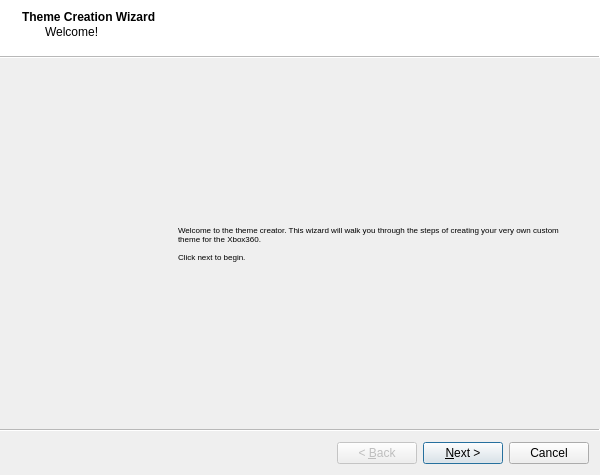
<?xml version="1.0" encoding="UTF-8"?>
<ui version="4.0">
 <class>ThemeCreationWizard</class>
 <widget class="QWizard" name="ThemeCreationWizard">
  <property name="geometry">
   <rect>
    <x>0</x>
    <y>0</y>
    <width>600</width>
    <height>475</height>
   </rect>
  </property>
  <property name="windowTitle">
   <string>Theme Creator</string>
  </property>
  <property name="windowIcon">
   <iconset resource="Resources.qrc">
    <normaloff>:/Images/Leaner24.png</normaloff>:/Images/Leaner24.png</iconset>
  </property>
  <property name="wizardStyle">
   <enum>QWizard::ModernStyle</enum>
  </property>
  <widget class="QWizardPage" name="pageMain">
   <property name="title">
    <string>Theme Creation Wizard</string>
   </property>
   <property name="subTitle">
    <string>Welcome!</string>
   </property>
   <layout class="QVBoxLayout" name="verticalLayout">
    <item>
     <spacer name="verticalSpacer">
      <property name="orientation">
       <enum>Qt::Vertical</enum>
      </property>
      <property name="sizeHint" stdset="0">
       <size>
        <width>20</width>
        <height>40</height>
       </size>
      </property>
     </spacer>
    </item>
    <item>
     <layout class="QHBoxLayout" name="horizontalLayout">
      <item>
       <widget class="QLabel" name="label">
        <property name="minimumSize">
         <size>
          <width>150</width>
          <height>300</height>
         </size>
        </property>
        <property name="maximumSize">
         <size>
          <width>150</width>
          <height>300</height>
         </size>
        </property>
        <property name="text">
         <string/>
        </property>
        <property name="pixmap">
         <pixmap resource="Resources.qrc">:/Images/themeAvatar.png</pixmap>
        </property>
        <property name="scaledContents">
         <bool>true</bool>
        </property>
       </widget>
      </item>
      <item>
       <widget class="QLabel" name="label_3">
        <property name="font">
         <font>
          <pointsize>6</pointsize>
         </font>
        </property>
        <property name="text">
         <string>Welcome to the theme creator. This wizard will walk you through the steps of creating your very own custom theme for the Xbox360.

Click next to begin.</string>
        </property>
        <property name="wordWrap">
         <bool>true</bool>
        </property>
       </widget>
      </item>
     </layout>
    </item>
    <item>
     <spacer name="verticalSpacer_2">
      <property name="orientation">
       <enum>Qt::Vertical</enum>
      </property>
      <property name="sizeHint" stdset="0">
       <size>
        <width>20</width>
        <height>40</height>
       </size>
      </property>
     </spacer>
    </item>
   </layout>
  </widget>
  <widget class="QWizardPage" name="pageConsoleType">
   <property name="title">
    <string>Console Type</string>
   </property>
   <property name="subTitle">
    <string>Choose the console type that the theme will be for</string>
   </property>
   <layout class="QVBoxLayout" name="verticalLayout_3">
    <item>
     <spacer name="verticalSpacer_3">
      <property name="orientation">
       <enum>Qt::Vertical</enum>
      </property>
      <property name="sizeHint" stdset="0">
       <size>
        <width>20</width>
        <height>40</height>
       </size>
      </property>
     </spacer>
    </item>
    <item>
     <layout class="QHBoxLayout" name="horizontalLayout_15" stretch="0,1,6">
      <item>
       <widget class="QLabel" name="label_4">
        <property name="minimumSize">
         <size>
          <width>150</width>
          <height>300</height>
         </size>
        </property>
        <property name="maximumSize">
         <size>
          <width>150</width>
          <height>300</height>
         </size>
        </property>
        <property name="text">
         <string/>
        </property>
        <property name="pixmap">
         <pixmap resource="Resources.qrc">:/Images/themeAvatar.png</pixmap>
        </property>
        <property name="scaledContents">
         <bool>true</bool>
        </property>
       </widget>
      </item>
      <item>
       <spacer name="horizontalSpacer">
        <property name="orientation">
         <enum>Qt::Horizontal</enum>
        </property>
        <property name="sizeHint" stdset="0">
         <size>
          <width>40</width>
          <height>20</height>
         </size>
        </property>
       </spacer>
      </item>
      <item>
       <layout class="QVBoxLayout" name="verticalLayout_2">
        <item>
         <layout class="QHBoxLayout" name="horizontalLayout_2" stretch="0,9">
          <item>
           <widget class="QRadioButton" name="radioButton">
            <property name="text">
             <string/>
            </property>
            <property name="checked">
             <bool>true</bool>
            </property>
           </widget>
          </item>
          <item>
           <widget class="QLabel" name="label_5">
            <property name="text">
             <string>&lt;!DOCTYPE HTML PUBLIC &quot;-//W3C//DTD HTML 4.0//EN&quot; &quot;http://www.w3.org/TR/REC-html40/strict.dtd&quot;&gt;
&lt;html&gt;&lt;head&gt;&lt;meta name=&quot;qrichtext&quot; content=&quot;1&quot; /&gt;&lt;style type=&quot;text/css&quot;&gt;
p, li { white-space: pre-wrap; }
&lt;/style&gt;&lt;/head&gt;&lt;body style=&quot; font-family:'MS Shell Dlg 2'; font-size:8.25pt; font-weight:400; font-style:normal;&quot;&gt;
&lt;p style=&quot; margin-top:0px; margin-bottom:0px; margin-left:0px; margin-right:0px; -qt-block-indent:0; text-indent:0px;&quot;&gt;&lt;span style=&quot; font-family:'Ubuntu'; font-size:10pt; font-weight:600;&quot;&gt;Retail&lt;/span&gt;&lt;/p&gt;
&lt;p style=&quot; margin-top:0px; margin-bottom:0px; margin-left:0px; margin-right:0px; -qt-block-indent:0; text-indent:0px;&quot;&gt;&lt;span style=&quot; font-family:'Ubuntu'; font-size:8pt;&quot;&gt;Any console that can/did connect to Xbox LIVE. This includes banned consoles as well as JTAGs and RGHs. Not sure? Then choose this option.&lt;/span&gt;&lt;/p&gt;&lt;/body&gt;&lt;/html&gt;</string>
            </property>
            <property name="wordWrap">
             <bool>true</bool>
            </property>
           </widget>
          </item>
         </layout>
        </item>
        <item>
         <layout class="QHBoxLayout" name="horizontalLayout_3" stretch="0,9">
          <item>
           <widget class="QRadioButton" name="radioButton_2">
            <property name="text">
             <string/>
            </property>
           </widget>
          </item>
          <item>
           <widget class="QLabel" name="label_10">
            <property name="text">
             <string>&lt;!DOCTYPE HTML PUBLIC &quot;-//W3C//DTD HTML 4.0//EN&quot; &quot;http://www.w3.org/TR/REC-html40/strict.dtd&quot;&gt;
&lt;html&gt;&lt;head&gt;&lt;meta name=&quot;qrichtext&quot; content=&quot;1&quot; /&gt;&lt;style type=&quot;text/css&quot;&gt;
p, li { white-space: pre-wrap; }
&lt;/style&gt;&lt;/head&gt;&lt;body style=&quot; font-family:'MS Shell Dlg 2'; font-size:8.25pt; font-weight:400; font-style:normal;&quot;&gt;
&lt;p style=&quot; margin-top:0px; margin-bottom:0px; margin-left:0px; margin-right:0px; -qt-block-indent:0; text-indent:0px;&quot;&gt;&lt;span style=&quot; font-family:'Ubuntu'; font-size:10pt; font-weight:600;&quot;&gt;Development Kit&lt;/span&gt;&lt;/p&gt;
&lt;p style=&quot; margin-top:0px; margin-bottom:0px; margin-left:0px; margin-right:0px; -qt-block-indent:0; text-indent:0px;&quot;&gt;&lt;span style=&quot; font-family:'Ubuntu'; font-size:8pt;&quot;&gt;Any official XDK or an RGH that is running the dev kernel. These consoles cannot connect to Xbox LIVE.&lt;/span&gt;&lt;/p&gt;&lt;/body&gt;&lt;/html&gt;</string>
            </property>
            <property name="wordWrap">
             <bool>true</bool>
            </property>
           </widget>
          </item>
         </layout>
        </item>
       </layout>
      </item>
     </layout>
    </item>
    <item>
     <spacer name="verticalSpacer_4">
      <property name="orientation">
       <enum>Qt::Vertical</enum>
      </property>
      <property name="sizeHint" stdset="0">
       <size>
        <width>20</width>
        <height>40</height>
       </size>
      </property>
     </spacer>
    </item>
   </layout>
  </widget>
  <widget class="QWizardPage" name="pageMetadata">
   <property name="title">
    <string>General Information</string>
   </property>
   <property name="subTitle">
    <string>Choose a thumbnail and a name for your theme</string>
   </property>
   <layout class="QVBoxLayout" name="verticalLayout_8">
    <item>
     <spacer name="verticalSpacer_9">
      <property name="orientation">
       <enum>Qt::Vertical</enum>
      </property>
      <property name="sizeHint" stdset="0">
       <size>
        <width>20</width>
        <height>40</height>
       </size>
      </property>
     </spacer>
    </item>
    <item>
     <layout class="QHBoxLayout" name="horizontalLayout_8" stretch="0,0,2">
      <item>
       <widget class="QLabel" name="label_9">
        <property name="minimumSize">
         <size>
          <width>150</width>
          <height>300</height>
         </size>
        </property>
        <property name="maximumSize">
         <size>
          <width>150</width>
          <height>300</height>
         </size>
        </property>
        <property name="text">
         <string/>
        </property>
        <property name="pixmap">
         <pixmap resource="Resources.qrc">:/Images/themeAvatar.png</pixmap>
        </property>
        <property name="scaledContents">
         <bool>true</bool>
        </property>
       </widget>
      </item>
      <item>
       <spacer name="horizontalSpacer_6">
        <property name="orientation">
         <enum>Qt::Horizontal</enum>
        </property>
        <property name="sizeHint" stdset="0">
         <size>
          <width>40</width>
          <height>20</height>
         </size>
        </property>
       </spacer>
      </item>
      <item>
       <layout class="QVBoxLayout" name="verticalLayout_7" stretch="1,1,0">
        <item>
         <layout class="QHBoxLayout" name="horizontalLayout_6" stretch="0,1">
          <item>
           <spacer name="horizontalSpacer_3">
            <property name="orientation">
             <enum>Qt::Horizontal</enum>
            </property>
            <property name="sizeHint" stdset="0">
             <size>
              <width>40</width>
              <height>20</height>
             </size>
            </property>
           </spacer>
          </item>
          <item>
           <widget class="QLineEdit" name="txtName">
            <property name="placeholderText">
             <string/>
            </property>
           </widget>
          </item>
         </layout>
        </item>
        <item>
         <spacer name="verticalSpacer_7">
          <property name="orientation">
           <enum>Qt::Vertical</enum>
          </property>
          <property name="sizeHint" stdset="0">
           <size>
            <width>20</width>
            <height>40</height>
           </size>
          </property>
         </spacer>
        </item>
        <item>
         <layout class="QHBoxLayout" name="horizontalLayout_7" stretch="1,0,0">
          <item>
           <spacer name="horizontalSpacer_4">
            <property name="orientation">
             <enum>Qt::Horizontal</enum>
            </property>
            <property name="sizeHint" stdset="0">
             <size>
              <width>40</width>
              <height>20</height>
             </size>
            </property>
           </spacer>
          </item>
          <item>
           <layout class="QVBoxLayout" name="verticalLayout_6">
            <item>
             <widget class="QLabel" name="imgThumbnail">
              <property name="minimumSize">
               <size>
                <width>64</width>
                <height>64</height>
               </size>
              </property>
              <property name="maximumSize">
               <size>
                <width>64</width>
                <height>64</height>
               </size>
              </property>
              <property name="text">
               <string/>
              </property>
              <property name="pixmap">
               <pixmap resource="Resources.qrc">:/Images/20001.png</pixmap>
              </property>
             </widget>
            </item>
            <item>
             <widget class="QPushButton" name="pushButton">
              <property name="minimumSize">
               <size>
                <width>64</width>
                <height>0</height>
               </size>
              </property>
              <property name="maximumSize">
               <size>
                <width>64</width>
                <height>16777215</height>
               </size>
              </property>
              <property name="text">
               <string>...</string>
              </property>
             </widget>
            </item>
           </layout>
          </item>
          <item>
           <spacer name="horizontalSpacer_5">
            <property name="orientation">
             <enum>Qt::Horizontal</enum>
            </property>
            <property name="sizeHint" stdset="0">
             <size>
              <width>40</width>
              <height>20</height>
             </size>
            </property>
           </spacer>
          </item>
         </layout>
        </item>
       </layout>
      </item>
     </layout>
    </item>
    <item>
     <spacer name="verticalSpacer_8">
      <property name="orientation">
       <enum>Qt::Vertical</enum>
      </property>
      <property name="sizeHint" stdset="0">
       <size>
        <width>20</width>
        <height>40</height>
       </size>
      </property>
     </spacer>
    </item>
   </layout>
  </widget>
  <widget class="QWizardPage" name="pageSphereColor">
   <property name="title">
    <string>Sphere Color</string>
   </property>
   <property name="subTitle">
    <string>Choose the sphere color for the theme</string>
   </property>
   <layout class="QVBoxLayout" name="verticalLayout_5">
    <item>
     <spacer name="verticalSpacer_6">
      <property name="orientation">
       <enum>Qt::Vertical</enum>
      </property>
      <property name="sizeHint" stdset="0">
       <size>
        <width>20</width>
        <height>40</height>
       </size>
      </property>
     </spacer>
    </item>
    <item>
     <layout class="QHBoxLayout" name="horizontalLayout_5">
      <item>
       <widget class="QLabel" name="label_6">
        <property name="minimumSize">
         <size>
          <width>150</width>
          <height>300</height>
         </size>
        </property>
        <property name="maximumSize">
         <size>
          <width>150</width>
          <height>300</height>
         </size>
        </property>
        <property name="text">
         <string/>
        </property>
        <property name="pixmap">
         <pixmap resource="Resources.qrc">:/Images/themeAvatar.png</pixmap>
        </property>
        <property name="scaledContents">
         <bool>true</bool>
        </property>
       </widget>
      </item>
      <item>
       <layout class="QVBoxLayout" name="verticalLayout_4">
        <item>
         <layout class="QHBoxLayout" name="horizontalLayout_4" stretch="1,1">
          <item>
           <spacer name="horizontalSpacer_2">
            <property name="orientation">
             <enum>Qt::Horizontal</enum>
            </property>
            <property name="sizeHint" stdset="0">
             <size>
              <width>40</width>
              <height>20</height>
             </size>
            </property>
           </spacer>
          </item>
          <item>
           <widget class="QComboBox" name="cmbxSphereColor">
            <property name="minimumSize">
             <size>
              <width>0</width>
              <height>30</height>
             </size>
            </property>
            <property name="font">
             <font>
              <pointsize>10</pointsize>
             </font>
            </property>
            <property name="autoFillBackground">
             <bool>false</bool>
            </property>
           </widget>
          </item>
         </layout>
        </item>
        <item>
         <widget class="QLabel" name="label_7">
          <property name="text">
           <string>&lt;!DOCTYPE HTML PUBLIC &quot;-//W3C//DTD HTML 4.0//EN&quot; &quot;http://www.w3.org/TR/REC-html40/strict.dtd&quot;&gt;
&lt;html&gt;&lt;head&gt;&lt;meta name=&quot;qrichtext&quot; content=&quot;1&quot; /&gt;&lt;style type=&quot;text/css&quot;&gt;
p, li { white-space: pre-wrap; }
&lt;/style&gt;&lt;/head&gt;&lt;body style=&quot; font-family:'Ubuntu'; font-size:11pt; font-weight:400; font-style:normal;&quot;&gt;
&lt;p style=&quot; margin-top:0px; margin-bottom:0px; margin-left:0px; margin-right:0px; -qt-block-indent:0; text-indent:0px;&quot;&gt;&lt;span style=&quot; font-family:'MS Shell Dlg 2'; font-size:10pt;&quot;&gt;This is the color of the gradient that appears at the bottom of the screen on the dashboard.&lt;/span&gt;&lt;/p&gt;&lt;/body&gt;&lt;/html&gt;</string>
          </property>
          <property name="wordWrap">
           <bool>true</bool>
          </property>
         </widget>
        </item>
       </layout>
      </item>
     </layout>
    </item>
    <item>
     <spacer name="verticalSpacer_5">
      <property name="orientation">
       <enum>Qt::Vertical</enum>
      </property>
      <property name="sizeHint" stdset="0">
       <size>
        <width>20</width>
        <height>40</height>
       </size>
      </property>
     </spacer>
    </item>
   </layout>
  </widget>
  <widget class="QWizardPage" name="pageWallpaperOne">
   <property name="title">
    <string>Wallpaper One</string>
   </property>
   <property name="subTitle">
    <string>Background to the Home, Dash Identity, Party Details and LIVE channels</string>
   </property>
   <layout class="QGridLayout" name="gridLayout">
    <item row="1" column="1">
     <layout class="QVBoxLayout" name="verticalLayout_9">
      <item>
       <widget class="QLabel" name="imgWallpaper1">
        <property name="minimumSize">
         <size>
          <width>480</width>
          <height>270</height>
         </size>
        </property>
        <property name="maximumSize">
         <size>
          <width>480</width>
          <height>270</height>
         </size>
        </property>
        <property name="frameShape">
         <enum>QFrame::StyledPanel</enum>
        </property>
        <property name="text">
         <string/>
        </property>
        <property name="pixmap">
         <pixmap resource="Resources.qrc">:/Images/watermark.png</pixmap>
        </property>
        <property name="scaledContents">
         <bool>false</bool>
        </property>
        <property name="alignment">
         <set>Qt::AlignCenter</set>
        </property>
       </widget>
      </item>
      <item>
       <layout class="QHBoxLayout" name="horizontalLayout_9">
        <item>
         <spacer name="horizontalSpacer_7">
          <property name="orientation">
           <enum>Qt::Horizontal</enum>
          </property>
          <property name="sizeHint" stdset="0">
           <size>
            <width>40</width>
            <height>20</height>
           </size>
          </property>
         </spacer>
        </item>
        <item>
         <widget class="QPushButton" name="pushButton_2">
          <property name="text">
           <string>Select an Image</string>
          </property>
         </widget>
        </item>
       </layout>
      </item>
     </layout>
    </item>
    <item row="1" column="0">
     <spacer name="horizontalSpacer_8">
      <property name="orientation">
       <enum>Qt::Horizontal</enum>
      </property>
      <property name="sizeHint" stdset="0">
       <size>
        <width>40</width>
        <height>20</height>
       </size>
      </property>
     </spacer>
    </item>
    <item row="1" column="2">
     <spacer name="horizontalSpacer_9">
      <property name="orientation">
       <enum>Qt::Horizontal</enum>
      </property>
      <property name="sizeHint" stdset="0">
       <size>
        <width>40</width>
        <height>20</height>
       </size>
      </property>
     </spacer>
    </item>
    <item row="0" column="1">
     <spacer name="verticalSpacer_10">
      <property name="orientation">
       <enum>Qt::Vertical</enum>
      </property>
      <property name="sizeHint" stdset="0">
       <size>
        <width>20</width>
        <height>40</height>
       </size>
      </property>
     </spacer>
    </item>
    <item row="2" column="1">
     <spacer name="verticalSpacer_11">
      <property name="orientation">
       <enum>Qt::Vertical</enum>
      </property>
      <property name="sizeHint" stdset="0">
       <size>
        <width>20</width>
        <height>40</height>
       </size>
      </property>
     </spacer>
    </item>
   </layout>
  </widget>
  <widget class="QWizardPage" name="pageWallpaperTwo">
   <property name="title">
    <string>Wallpaper Two</string>
   </property>
   <property name="subTitle">
    <string>Background to the Games Library channel</string>
   </property>
   <layout class="QGridLayout" name="gridLayout_2">
    <item row="1" column="1">
     <layout class="QVBoxLayout" name="verticalLayout_10">
      <item>
       <widget class="QLabel" name="imgWallpaper2">
        <property name="minimumSize">
         <size>
          <width>480</width>
          <height>270</height>
         </size>
        </property>
        <property name="maximumSize">
         <size>
          <width>480</width>
          <height>270</height>
         </size>
        </property>
        <property name="frameShape">
         <enum>QFrame::StyledPanel</enum>
        </property>
        <property name="text">
         <string/>
        </property>
        <property name="pixmap">
         <pixmap resource="Resources.qrc">:/Images/watermark.png</pixmap>
        </property>
        <property name="scaledContents">
         <bool>false</bool>
        </property>
        <property name="alignment">
         <set>Qt::AlignCenter</set>
        </property>
       </widget>
      </item>
      <item>
       <layout class="QHBoxLayout" name="horizontalLayout_10">
        <item>
         <spacer name="horizontalSpacer_10">
          <property name="orientation">
           <enum>Qt::Horizontal</enum>
          </property>
          <property name="sizeHint" stdset="0">
           <size>
            <width>40</width>
            <height>20</height>
           </size>
          </property>
         </spacer>
        </item>
        <item>
         <widget class="QPushButton" name="pushButton_3">
          <property name="text">
           <string>Select an Image</string>
          </property>
         </widget>
        </item>
       </layout>
      </item>
     </layout>
    </item>
    <item row="1" column="0">
     <spacer name="horizontalSpacer_11">
      <property name="orientation">
       <enum>Qt::Horizontal</enum>
      </property>
      <property name="sizeHint" stdset="0">
       <size>
        <width>40</width>
        <height>20</height>
       </size>
      </property>
     </spacer>
    </item>
    <item row="1" column="2">
     <spacer name="horizontalSpacer_12">
      <property name="orientation">
       <enum>Qt::Horizontal</enum>
      </property>
      <property name="sizeHint" stdset="0">
       <size>
        <width>40</width>
        <height>20</height>
       </size>
      </property>
     </spacer>
    </item>
    <item row="0" column="1">
     <spacer name="verticalSpacer_12">
      <property name="orientation">
       <enum>Qt::Vertical</enum>
      </property>
      <property name="sizeHint" stdset="0">
       <size>
        <width>20</width>
        <height>40</height>
       </size>
      </property>
     </spacer>
    </item>
    <item row="2" column="1">
     <spacer name="verticalSpacer_13">
      <property name="orientation">
       <enum>Qt::Vertical</enum>
      </property>
      <property name="sizeHint" stdset="0">
       <size>
        <width>20</width>
        <height>40</height>
       </size>
      </property>
     </spacer>
    </item>
   </layout>
  </widget>
  <widget class="QWizardPage" name="pageWallpaperThree">
   <property name="title">
    <string>Wallpaper Three</string>
   </property>
   <property name="subTitle">
    <string>Background to the Media Library channel</string>
   </property>
   <layout class="QGridLayout" name="gridLayout_3">
    <item row="1" column="1">
     <layout class="QVBoxLayout" name="verticalLayout_11">
      <item>
       <widget class="QLabel" name="imgWallpaper3">
        <property name="minimumSize">
         <size>
          <width>480</width>
          <height>270</height>
         </size>
        </property>
        <property name="maximumSize">
         <size>
          <width>480</width>
          <height>270</height>
         </size>
        </property>
        <property name="frameShape">
         <enum>QFrame::StyledPanel</enum>
        </property>
        <property name="text">
         <string/>
        </property>
        <property name="pixmap">
         <pixmap resource="Resources.qrc">:/Images/watermark.png</pixmap>
        </property>
        <property name="scaledContents">
         <bool>false</bool>
        </property>
        <property name="alignment">
         <set>Qt::AlignCenter</set>
        </property>
       </widget>
      </item>
      <item>
       <layout class="QHBoxLayout" name="horizontalLayout_11">
        <item>
         <spacer name="horizontalSpacer_13">
          <property name="orientation">
           <enum>Qt::Horizontal</enum>
          </property>
          <property name="sizeHint" stdset="0">
           <size>
            <width>40</width>
            <height>20</height>
           </size>
          </property>
         </spacer>
        </item>
        <item>
         <widget class="QPushButton" name="pushButton_4">
          <property name="text">
           <string>Select an Image</string>
          </property>
         </widget>
        </item>
       </layout>
      </item>
     </layout>
    </item>
    <item row="1" column="0">
     <spacer name="horizontalSpacer_14">
      <property name="orientation">
       <enum>Qt::Horizontal</enum>
      </property>
      <property name="sizeHint" stdset="0">
       <size>
        <width>40</width>
        <height>20</height>
       </size>
      </property>
     </spacer>
    </item>
    <item row="1" column="2">
     <spacer name="horizontalSpacer_15">
      <property name="orientation">
       <enum>Qt::Horizontal</enum>
      </property>
      <property name="sizeHint" stdset="0">
       <size>
        <width>40</width>
        <height>20</height>
       </size>
      </property>
     </spacer>
    </item>
    <item row="0" column="1">
     <spacer name="verticalSpacer_14">
      <property name="orientation">
       <enum>Qt::Vertical</enum>
      </property>
      <property name="sizeHint" stdset="0">
       <size>
        <width>20</width>
        <height>40</height>
       </size>
      </property>
     </spacer>
    </item>
    <item row="2" column="1">
     <spacer name="verticalSpacer_15">
      <property name="orientation">
       <enum>Qt::Vertical</enum>
      </property>
      <property name="sizeHint" stdset="0">
       <size>
        <width>20</width>
        <height>40</height>
       </size>
      </property>
     </spacer>
    </item>
   </layout>
  </widget>
  <widget class="QWizardPage" name="pageWallpaperFour">
   <property name="title">
    <string>Wallpaper Four</string>
   </property>
   <property name="subTitle">
    <string>Background to the System Settings channel </string>
   </property>
   <layout class="QGridLayout" name="gridLayout_4">
    <item row="1" column="1">
     <layout class="QVBoxLayout" name="verticalLayout_12">
      <item>
       <widget class="QLabel" name="imgWallpaper4">
        <property name="minimumSize">
         <size>
          <width>480</width>
          <height>270</height>
         </size>
        </property>
        <property name="maximumSize">
         <size>
          <width>480</width>
          <height>270</height>
         </size>
        </property>
        <property name="frameShape">
         <enum>QFrame::StyledPanel</enum>
        </property>
        <property name="text">
         <string/>
        </property>
        <property name="pixmap">
         <pixmap resource="Resources.qrc">:/Images/watermark.png</pixmap>
        </property>
        <property name="scaledContents">
         <bool>false</bool>
        </property>
        <property name="alignment">
         <set>Qt::AlignCenter</set>
        </property>
       </widget>
      </item>
      <item>
       <layout class="QHBoxLayout" name="horizontalLayout_12">
        <item>
         <spacer name="horizontalSpacer_16">
          <property name="orientation">
           <enum>Qt::Horizontal</enum>
          </property>
          <property name="sizeHint" stdset="0">
           <size>
            <width>40</width>
            <height>20</height>
           </size>
          </property>
         </spacer>
        </item>
        <item>
         <widget class="QPushButton" name="pushButton_5">
          <property name="text">
           <string>Select an Image</string>
          </property>
         </widget>
        </item>
       </layout>
      </item>
     </layout>
    </item>
    <item row="1" column="0">
     <spacer name="horizontalSpacer_17">
      <property name="orientation">
       <enum>Qt::Horizontal</enum>
      </property>
      <property name="sizeHint" stdset="0">
       <size>
        <width>40</width>
        <height>20</height>
       </size>
      </property>
     </spacer>
    </item>
    <item row="0" column="1">
     <spacer name="verticalSpacer_16">
      <property name="orientation">
       <enum>Qt::Vertical</enum>
      </property>
      <property name="sizeHint" stdset="0">
       <size>
        <width>20</width>
        <height>40</height>
       </size>
      </property>
     </spacer>
    </item>
    <item row="2" column="1">
     <spacer name="verticalSpacer_17">
      <property name="orientation">
       <enum>Qt::Vertical</enum>
      </property>
      <property name="sizeHint" stdset="0">
       <size>
        <width>20</width>
        <height>40</height>
       </size>
      </property>
     </spacer>
    </item>
    <item row="1" column="2">
     <spacer name="horizontalSpacer_18">
      <property name="orientation">
       <enum>Qt::Horizontal</enum>
      </property>
      <property name="sizeHint" stdset="0">
       <size>
        <width>40</width>
        <height>20</height>
       </size>
      </property>
     </spacer>
    </item>
   </layout>
  </widget>
  <widget class="QWizardPage" name="pageSavePath">
   <property name="title">
    <string>Save Location</string>
   </property>
   <property name="subTitle">
    <string>Choose a place to save the new theme</string>
   </property>
   <layout class="QVBoxLayout" name="verticalLayout_13">
    <item>
     <spacer name="verticalSpacer_18">
      <property name="orientation">
       <enum>Qt::Vertical</enum>
      </property>
      <property name="sizeHint" stdset="0">
       <size>
        <width>20</width>
        <height>40</height>
       </size>
      </property>
     </spacer>
    </item>
    <item>
     <layout class="QHBoxLayout" name="horizontalLayout_14">
      <item>
       <widget class="QLabel" name="label_8">
        <property name="minimumSize">
         <size>
          <width>150</width>
          <height>300</height>
         </size>
        </property>
        <property name="maximumSize">
         <size>
          <width>150</width>
          <height>300</height>
         </size>
        </property>
        <property name="text">
         <string/>
        </property>
        <property name="pixmap">
         <pixmap resource="Resources.qrc">:/Images/themeAvatar.png</pixmap>
        </property>
        <property name="scaledContents">
         <bool>true</bool>
        </property>
       </widget>
      </item>
      <item>
       <layout class="QHBoxLayout" name="horizontalLayout_13" stretch="1,0">
        <item>
         <widget class="QLabel" name="lblSavePath">
          <property name="text">
           <string>Desktop Location</string>
          </property>
         </widget>
        </item>
        <item>
         <widget class="QPushButton" name="pushButton_6">
          <property name="text">
           <string>...</string>
          </property>
         </widget>
        </item>
       </layout>
      </item>
     </layout>
    </item>
    <item>
     <spacer name="verticalSpacer_19">
      <property name="orientation">
       <enum>Qt::Vertical</enum>
      </property>
      <property name="sizeHint" stdset="0">
       <size>
        <width>20</width>
        <height>40</height>
       </size>
      </property>
     </spacer>
    </item>
   </layout>
  </widget>
 </widget>
 <resources>
  <include location="Resources.qrc"/>
 </resources>
 <connections/>
</ui>
